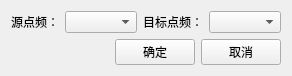
<?xml version="1.0" encoding="UTF-8"?>
<ui version="4.0">
 <class>CopyPointFreqDialog</class>
 <widget class="QWidget" name="CopyPointFreqDialog">
  <property name="geometry">
   <rect>
    <x>0</x>
    <y>0</y>
    <width>290</width>
    <height>70</height>
   </rect>
  </property>
  <property name="windowTitle">
   <string>Form</string>
  </property>
  <layout class="QVBoxLayout" name="verticalLayout">
   <item>
    <layout class="QHBoxLayout" name="horizontalLayout">
     <item>
      <widget class="QLabel" name="label">
       <property name="text">
        <string>源点频：</string>
       </property>
      </widget>
     </item>
     <item>
      <widget class="QComboBox" name="sourcePointFreqComboBox"/>
     </item>
     <item>
      <widget class="QLabel" name="label_2">
       <property name="text">
        <string>目标点频：</string>
       </property>
      </widget>
     </item>
     <item>
      <widget class="QComboBox" name="destPointFreqComboBox"/>
     </item>
    </layout>
   </item>
   <item>
    <layout class="QHBoxLayout" name="horizontalLayout_2">
     <item>
      <spacer name="horizontalSpacer">
       <property name="orientation">
        <enum>Qt::Horizontal</enum>
       </property>
       <property name="sizeHint" stdset="0">
        <size>
         <width>40</width>
         <height>20</height>
        </size>
       </property>
      </spacer>
     </item>
     <item>
      <widget class="QPushButton" name="okBtn">
       <property name="text">
        <string>确定</string>
       </property>
      </widget>
     </item>
     <item>
      <widget class="QPushButton" name="cancleBtn">
       <property name="text">
        <string>取消</string>
       </property>
      </widget>
     </item>
    </layout>
   </item>
  </layout>
 </widget>
 <resources/>
 <connections/>
</ui>
